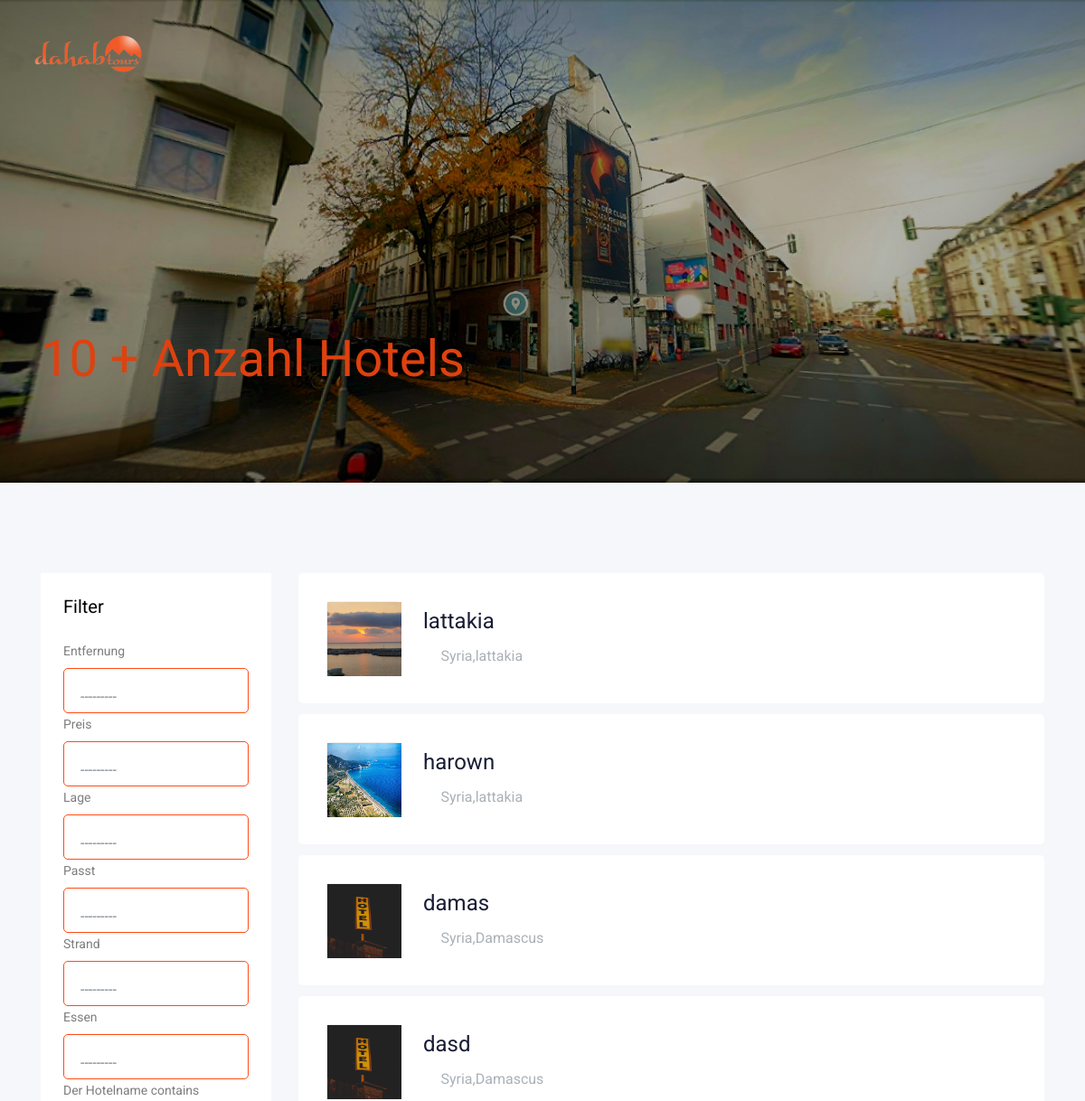
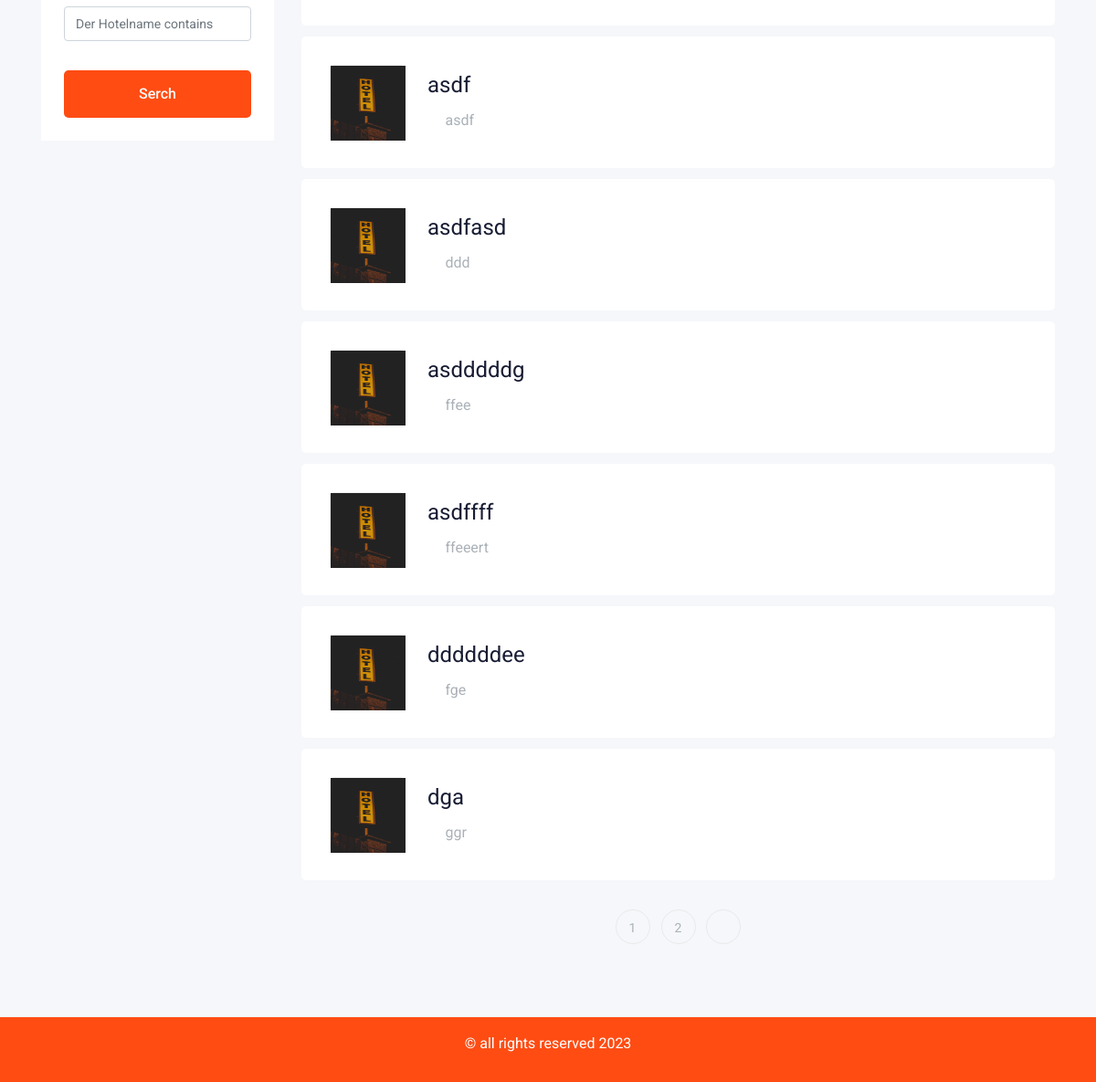
The page / on the database its author committed (2 pictures, top to bottom).
### hotel/models.py (models this page shows, shortened)
class Hotel(models.Model):
    der_Hotelname = models.CharField(max_length=50)
    Entfernung = models.CharField(max_length=50,choices= distance,null = True,blank=True)
    preis = models.CharField(max_length=50,choices= price,null = True,blank=True)
    Lage = models.CharField(max_length=50,choices= Position,null = True,blank=True)
    Passt = models.CharField(max_length=50,choices= status,null = True,blank=True)
    Strand = models.CharField(max_length=50,choices= beach,null = True,blank=True)
    Essen = models.CharField(max_length=50,choices= food,null = True,blank=True)
    Foto = models.ImageField(upload_to='hotel/%y/%m',blank=True,null=True)
    Staat_Stadt = models.CharField(max_length=50)

### hotel/views.py (the view)
# urls.py: path('', views.hotel_list, name = 'hotel_list'),
def hotel_list(request):
    hotel = Hotel.objects.all()
    myfilter = HotelFilter(request.GET,queryset=hotel)
    hotel = myfilter.qs
    paginator = Paginator(hotel, 10)
    page_number = request.GET.get('page')
    page_obj = paginator.get_page(page_number)
    return render(request,'hotel_list.html',{'hotel':page_obj,'myfilter':myfilter,'page_obj':page_obj})

### hotel/templates/hotel_list.html (shortened to what this page needs)
{% extends "base.html" %}
{% load static %}
{% load bootstrap4 %}
{% block body %}
    <div class="bradcam_area bradcam_bg_1">
        <div class="container">
            <div class="row">
                <div class="col-xl-12">
                    <div class="bradcam_text">
                        <h3>{{hotel|length}} + Anzahl Hotels</h3>
                    </div>
                </div>
            </div>
        </div>
    </div>
    <div class="job_listing_area plus_padding">
        <div class="container">
            <div class="row">
                <div class="col-lg-3">
                    <div class="job_filter white-bg">
                        <div class="form_inner white-bg">
                            <h3>Filter</h3>
                            <form method="GET">
                                {% bootstrap_form myfilter.form %}
                                <input type="submit" value="serch" class="boxed-btn3 w-100 mt-3"  >
                            </form>
                        </div>
                    </div>
                </div>
                    <div class="col-lg-9">
                        <div class="job_lists m-0">
                            <div class="row">
                            {% for hotels in hotel %}
                                <div class="col-lg-12 col-md-12">
                                    <div class="single_jobs white-bg d-flex justify-content-between">
                                        <div class="jobs_left d-flex align-items-center">
                                            <div class="thumb">
                                                {% if hotels.Foto %}
                                                    <img src="{{hotels.Foto.url}}" alt="Job" width="82" height="82">
                                                {% else %}
                                                    <img src="{% static 'img/hotelstatic.jpg' %}" alt="Job" width="82" height="82">
                                                {% endif %}
                                            </div>
                                            <div class="jobs_conetent">
                                                <a><h4>{{hotels.der_Hotelname}}</h4></a>
                                                <div class="links_locat d-flex align-items-center">
                                                    <div class="location">
                                                        <p> <i class="fa fa-map-marker"></i>{{hotels.Staat_Stadt}}</p>
                                                    </div>
                                                </div>
                                            </div>
                                        </div>
                                    </div>
                                </div>
                            {% endfor %}
                            </div>
                            {% if hotel.has_other_pages  %}
                                <div class="row">
                                    <div class="col-lg-12">
                                        <div class="pagination_wrap">
                                            <ul>
                                                {% for i in hotel.paginator.page_range %}
                                                    <li><a href="?page={{i}}"><span>{{i}}</span></a></li>
                                                {% endfor %}
                                                {% if  hotel.has_next %}
                                                    <li><a href="?page={{hotel.next.page_number}}"> <i class="ti-angle-right"></i> </a></li>
                                                {% endif %}
                                            </ul>
                                        </div>
                                    </div>
                                </div>
                            {% endif %}
                            </div>
                        </div>
                    </div>
            </div>
        </div>
{% endblock body %}

### templates/base.html (shortened to what this page needs)
{% load static %}
<!doctype html>
<html class="no-js" lang="zxx">
<head>
    <link rel="stylesheet" href="{% static 'css/bootstrap.min.css' %}">
    <link rel="stylesheet" href="{% static 'css/owl.carousel.min.css' %}">
    <link rel="stylesheet" href="{% static 'css/magnific-popup.css' %}">
    <link rel="stylesheet" href="{% static 'css/font-awesome.min.css' %}">
    <link rel="stylesheet" href="{% static 'css/themify-icons.css' %}">
    <link rel="stylesheet" href="{% static 'css/nice-select.css' %}">
    <link rel="stylesheet" href="{% static 'css/flaticon.css' %}">
    <link rel="stylesheet" href="{% static 'css/jquery-ui.css' %}">
    <link rel="stylesheet" href="{% static 'css/gijgo.css' %}">
    <link rel="stylesheet" href="{% static 'css/animate.min.css' %}">
    <link rel="stylesheet" href="{% static 'css/slicknav.css' %}">
    <link rel="stylesheet" href="{% static 'css/style.css' %}">
</head>
<body>
    <header>
        <div class="header-area ">
            <div id="sticky-header" class="main-header-area">
                <div class="container-fluid ">
                    <div class="header_bottom_border">
                        <div class="row align-items-center">
                            <div class="col-xl-3 col-lg-2">
                                <div class="logo">
                                    <a href="{% url 'hotel_list' %}">
                                        <img src="{% static 'img/l10.png' %}" width="125" height="125" alt="">
                                    </a>
                                </div>
                            </div>
                            <div class="col-12">
                            </div>
                        </div>
                    </div>
                </div>
            </div>
        </div>
    </header>
    {% block body %}
    {% endblock body %}
    <footer class="footer">
        <p>© all rights reserved 2023</p>
        </footer>
</body>
</html>

### rows shown on the page
Hotel: Foto (picture), der_Hotelname "lattakia", Staat_Stadt "Syria,lattakia"
Hotel: Foto (picture), der_Hotelname "harown", Staat_Stadt "Syria,lattakia"
Hotel: der_Hotelname "damas", Staat_Stadt "Syria,Damascus"
Hotel: der_Hotelname "dasd", Staat_Stadt "Syria,Damascus"
Hotel: der_Hotelname "asdf", Staat_Stadt "asdf"
Hotel: der_Hotelname "asdfasd", Staat_Stadt "ddd"
Hotel: der_Hotelname "asdddddg", Staat_Stadt "ffee"
Hotel: der_Hotelname "asdffff", Staat_Stadt "ffeeert"
Hotel: der_Hotelname "ddddddee", Staat_Stadt "fge"
Hotel: der_Hotelname "dga", Staat_Stadt "ggr"

### other values the page prints
{{ hotel|length }} "10"
{{ i }} "1" "2"
